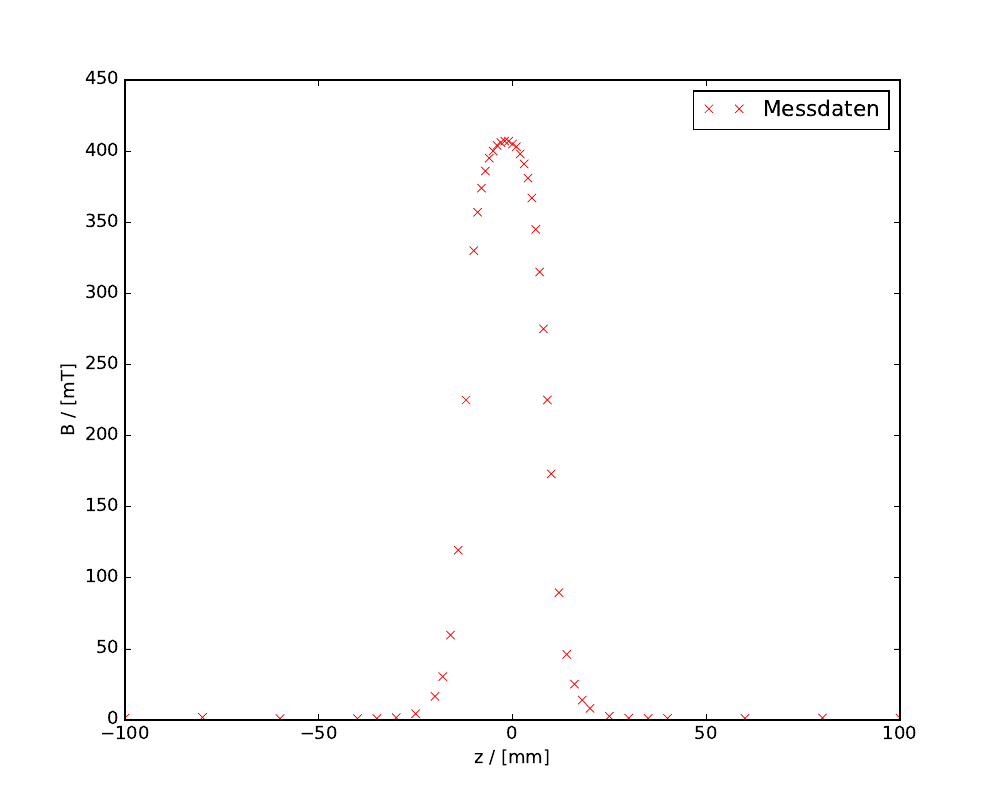

Generate this figure with Python:
import matplotlib.pyplot as plt
import numpy as np
from scipy.optimize import curve_fit
import uncertainties as unc
import uncertainties.unumpy as unp
from numpy import linspace, pi,exp, sin, cos, tan, loadtxt, savetxt, mean, zeros, size, log, sum, sqrt, arctan
from uncertainties import ufloat
import scipy.stats as st
from scipy.constants import c, e, h
from astropy.io import ascii
plt.rcParams['figure.figsize'] = (10, 8)
plt.rcParams['font.size'] = 13

z, B = np.genfromtxt("B-Feld.txt", unpack=True)

plt.plot(z,B, 'rx', label='Messdaten')
plt.legend(loc='best')
plt.ylabel(r'B / [mT]')
plt.xlabel(r'z / [mm]')
plt.savefig('B-Feld.pdf')
plt.show()
